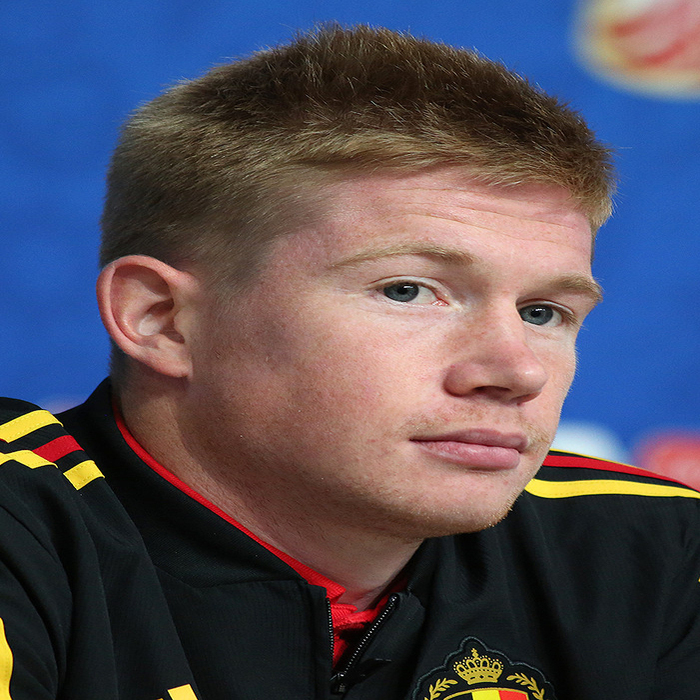
#> input picture cvhw/cv3/img.jpg, 700 x 700 px
$ jupyter execute cvhw3.ipynb
#> lines starting #> are read from the running program, lines starting #| are printed output that depends on the picture; after the words box and inside, x2 and y2 are one past the last pixel; in counts of white or black regions, pixels touching at a corner belong together
[cell 1]
import numpy as np
from matplotlib import pyplot as plt
from math import sqrt

[cell 2]
import cv2 as cv

[cell 3]
image_color = cv.imread("img.jpg")
#> image_color is the input picture: shape (700, 700, 3); mean B, G, R 90.5, 77.5, 82.4

[cell 4]
image = cv.cvtColor(image_color,cv.COLOR_BGR2GRAY)
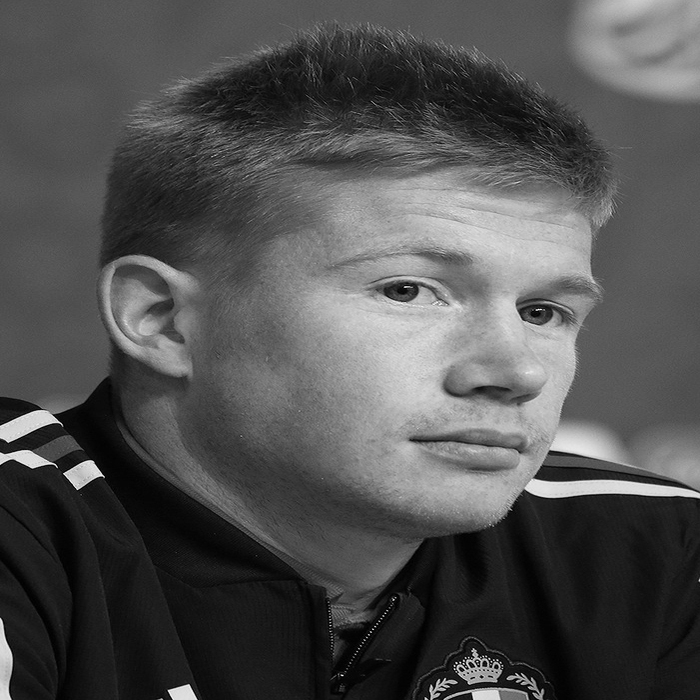
#> image: shape (700, 700); min 0, max 255, mean 80.4

[cell 5]
f = np.fft.fft2(image)

[cell 6]
fshift = np.fft.fftshift(f)

[cell 7]
fimg = np.log(np.abs(fshift)+1)
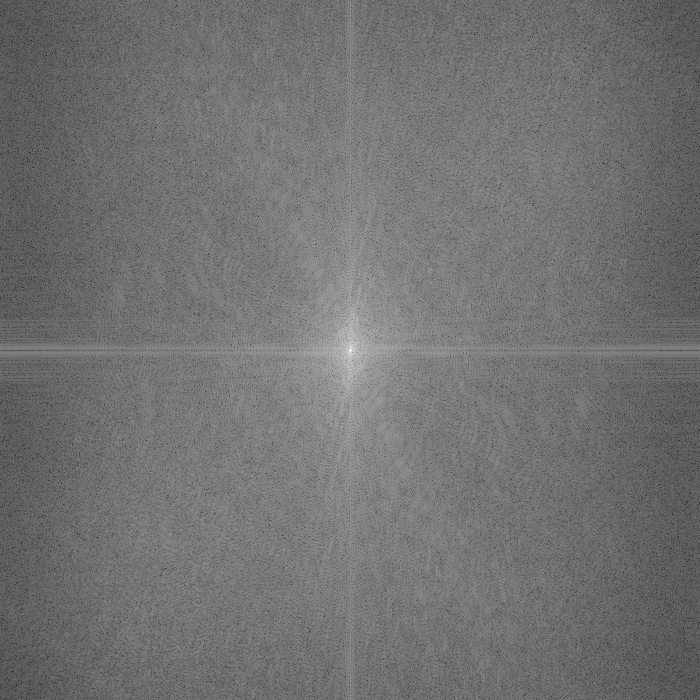
#> fimg: shape (700, 700) float64; min 0.767, max 17.49, mean 8.25; drawn with min black and max white

[cell 8]
plt.figure()
plt.imshow(fimg, 'gray')
plt.show()

[cell 9]
D = 30
rows, cols = image.shape
#> rows = 700; cols = 700
crow, ccol = int(rows/2),int(cols/2)
#> crow = 350; ccol = 350
mask_low = np.zeros((rows,cols),np.uint8)
for i in range(rows):
    for j in range(cols):
        dis = sqrt((i - crow) ** 2 + (j - ccol) ** 2)
        if dis <= D:
            mask_low[i,j]=1
        else:
            mask_low[i,j] = 0
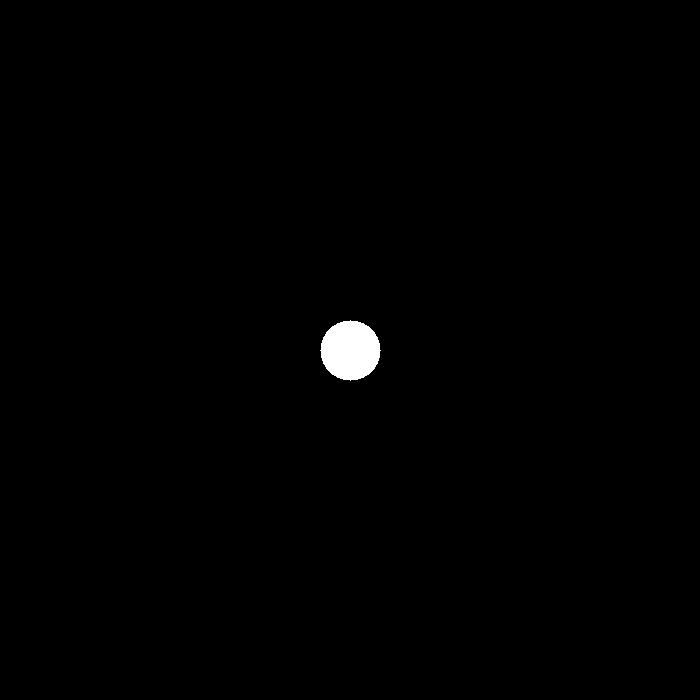
#> mask_low: shape (700, 700); values 0 (black) and 1 (white), 0.58% white; 1 white region, box (x1, y1, x2, y2) and area: (320, 320, 381, 381) 2821
mask_high = np.zeros((rows,cols),np.uint8)
for i in range(rows):
    for j in range(cols):
        dis = sqrt((i - crow) ** 2 + (j - ccol) ** 2)
        if dis <= D:
            mask_high[i,j]=0
        else:
            mask_high[i,j] = 1

[cell 10]
fhigh_shift = fshift*mask_high
fhigh_ishift = np.fft.ifftshift(fhigh_shift)
img_high = np.fft.ifft2(fhigh_ishift)
img_high = np.abs(img_high)
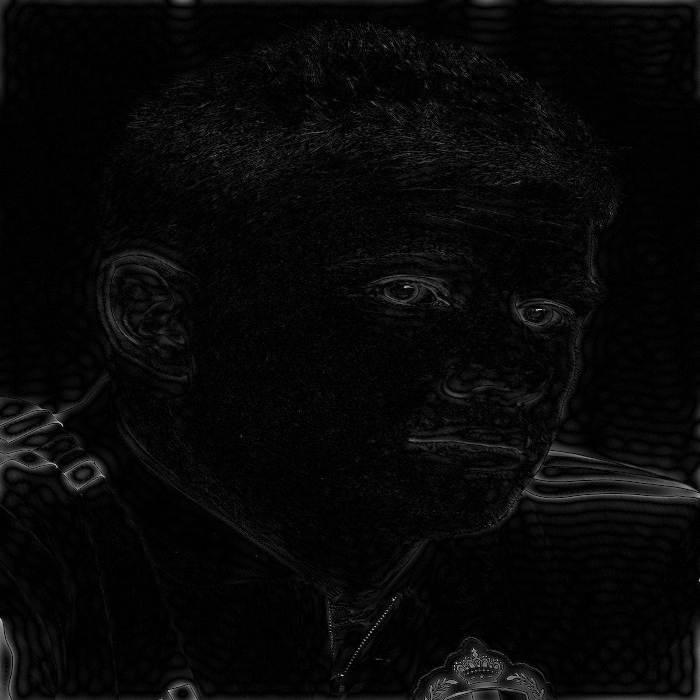
#> img_high: shape (700, 700) float64; min 2.19e-05, max 233.2, mean 8.4

[cell 11]
flow_shift = fshift*mask_low
flow_ishift = np.fft.ifftshift(flow_shift)
img_low = np.fft.ifft2(flow_ishift)
img_low = np.abs(img_low)
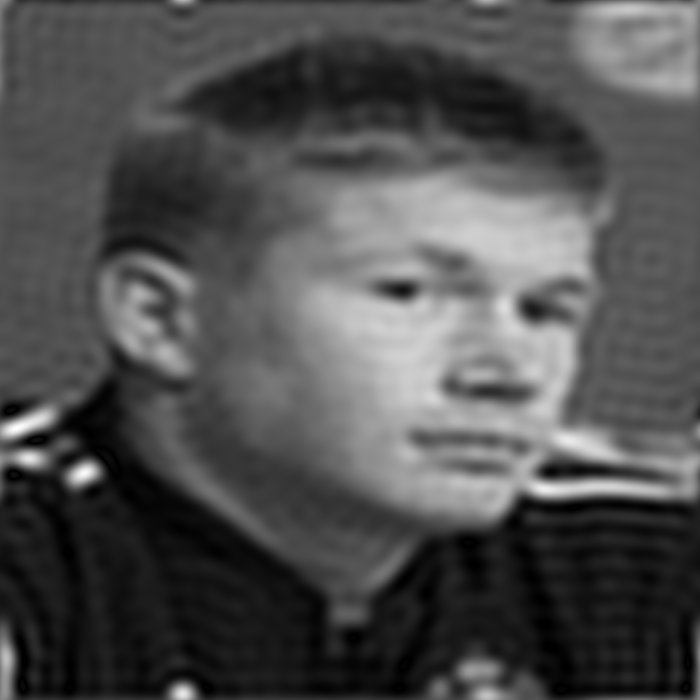
#> img_low: shape (700, 700) float64; min 0.000903, max 257.5, mean 80.4; drawn with min black and max white

[cell 12]
plt.figure()
plt.subplot(1,3,1)
plt.imshow(image,plt.cm.gray)
plt.subplot(1,3,2)
plt.imshow(img_low,plt.cm.gray)
plt.subplot(1,3,3)
plt.imshow(img_high,plt.cm.gray)
